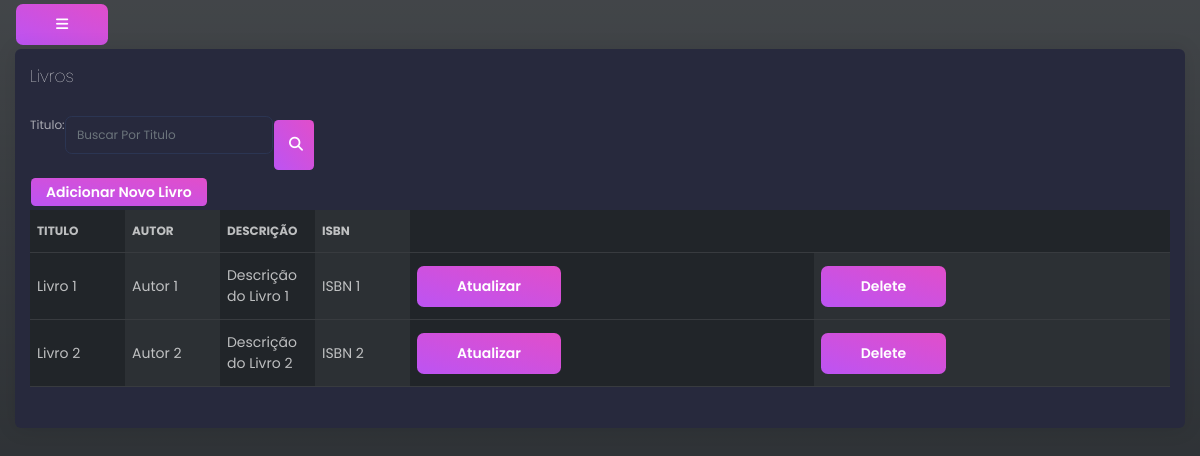
The app's page /livros/listar_livros/ (signed in) with its own data.
### livro/models.py (models this page shows, shortened)
class livro(models.Model):
    titulo = models.CharField(max_length=30)
    autor = models.CharField(max_length=30)
    descricao = models.CharField(max_length=200)
    isbn = models.CharField(max_length=31)
    esta_disponivel = models.BooleanField(default=True)

### livro/views.py (the view)
# urls.py: path('listar_livros/', views.listar_livros,name='listar_livros'),
@login_required(login_url="login")
def listar_livros(request,msg="",titulo_livro="sem_pesquisa"):
    if titulo_livro == "sem_pesquisa":
        livros = Livro.objects.all()
    else:
        livros = Livro.objects.filter(titulo__startswith=titulo_livro)
    conteudo_pesquisa_form = forms.BuscarLivroForm()
    return render(request,"listar_livros.html",{'livros':livros ,'msg':msg,'conteudo_pesquisa_form':conteudo_pesquisa_form})

### livro/forms.py
class BuscarLivroForm(forms.Form):
    titulo = forms.CharField(widget=forms.TextInput(attrs={"placeholder": "Buscar Por Titulo","class": "form-control"}))

### livro/templates/listar_livros.html (shortened to what this page needs)
{% extends 'base.html' %}
{% block content %}
<div class="content">
            <div class="row">
                <div class="col-md-12">
                    <div class="card">
                        <div class="card-header">
                            <h4 class="card-title">Livros</h4>
                        </div>
                        <div class="card-body">
                            <div class="table-responsive">
                                <form method="POST" action="{% url 'livros:pesquisar_livro' %}" class="w-25 d-flex flex-row">
                                    {{ conteudo_pesquisa_form }}
                                    <button type="submit" class="btn btn-fill btn-primary btn-sm">
                                        <i class="fa-sharp fa-solid fa-magnifying-glass"></i>
                                    </button>
                                </form>
                                <td class="px-1"><a href="{% url 'livros:registrar_livro' %}" class="btn btn-fill btn-primary btn-sm">Adicionar Novo Livro</a></td>
                                <table class="table table-dark table-striped-columns">
                                    <thead>
                                        <tr>
                                            <th scope="col">Titulo</th>
                                            <th scope="col">Autor</th>
                                            <th scope="col">Descrição</th>
                                            <th scope="col">ISBN</th>
                                        </tr>
                                    </thead>
                                    <tbody>
                                        {% for livro in livros %}
                                        <tr>
                                            <td class="col-1">{{ livro.titulo }}</td>
                                            <td class="col-1">{{ livro.autor }}</td>
                                            <td class="col-1">{{ livro.descricao }}</td>
                                            <td class="col-1">{{ livro.isbn }}</td>
                                            {% if user.is_superuser %}
                                            <td><a type="submit" class="btn btn-fill btn-primary"  href="{% url 'livros:atualizar_livro' livro.id%}">Atualizar</a></td>
                                            <th><a type="submit" class="btn btn-fill btn-primary" onclick="return confirm('Deseja realmente Deletar?')" href="{% url 'livros:apagar_livro' livro.id %}">Delete</th>
                                            {% endif %}
                                        </tr>
                                        {% endfor %}
                                    </tbody>
                                </table>
                            </div>
                        </div>
                    </div>
{% endblock content %}

### records on screen
livro: titulo "Livro 1", autor "Autor 1", descricao "Descrição do Livro 1", isbn "ISBN 1"
livro: titulo "Livro 2", autor "Autor 2", descricao "Descrição do Livro 2", isbn "ISBN 2"
